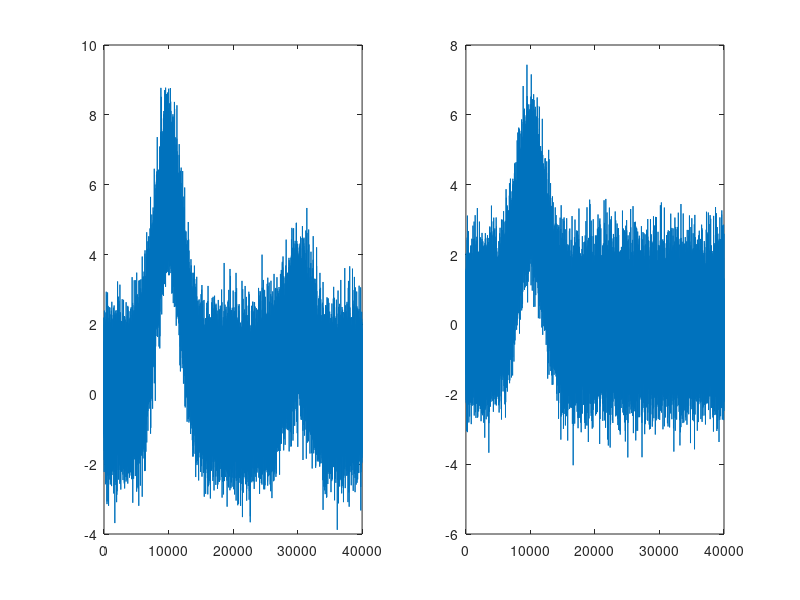
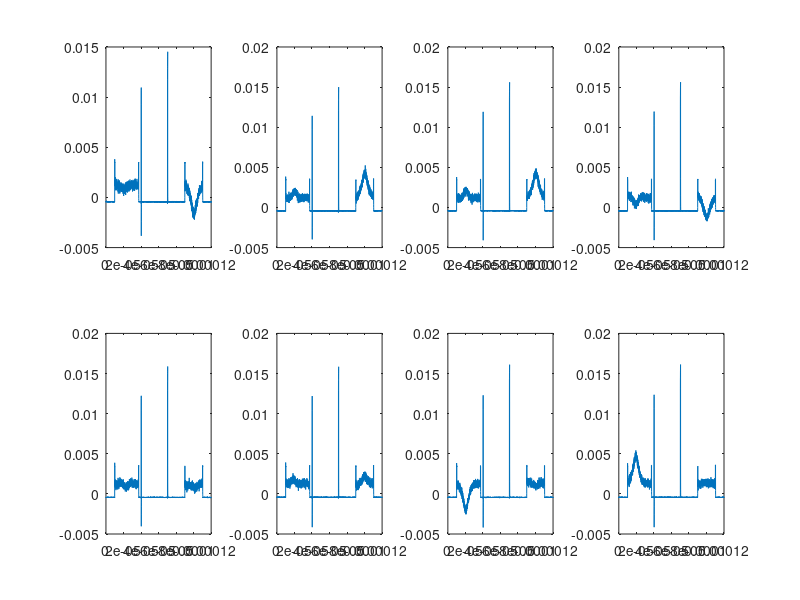

MATLAB code to generate these figures, in order:
%%
example_GARII_dataset = importdata('example_GARII_dataset.mat');
TomoData_Xdeco = importdata('TomoData_Xdeco.mat');
TomoData_Xpure = importdata('TomoData_Xpure.mat');
TomoData_Ypure = importdata('TomoData_Ypure.mat');
TomoData_Zpure = importdata('TomoData_Zpure.mat');

%%
sigma0 = [1,0;0,1];
sigmaX = [0,1;1,0];
sigmaY = [0,-1i;1i,0];
sigmaZ = [1,0;0,-1];

%%
data = TomoData_Xdeco;
figure
for i = 1:2;
    subplot(1,2,i)
    plot(data(:,1),data(:,1+i))
end

rx = trapz(data(5000:15000,2));
ry = trapz(data(5000:15000,3));
rz = trapz(data(25000:35000,2));
r = sqrt(rx^2+ry^2+rz^2);
rx = rx/r;
ry = ry/r;
rz = rz/r;
rho = 0.5*(sigma0+rx*sigmaX+ry*sigmaY+rz*sigmaZ);


%%
figure
for i = 1:8;
    subplot(2,4,i);
    plot(example_GARII_dataset.xdata,mean(example_GARII_dataset.dataQ(:,1,i,:),4));
end
